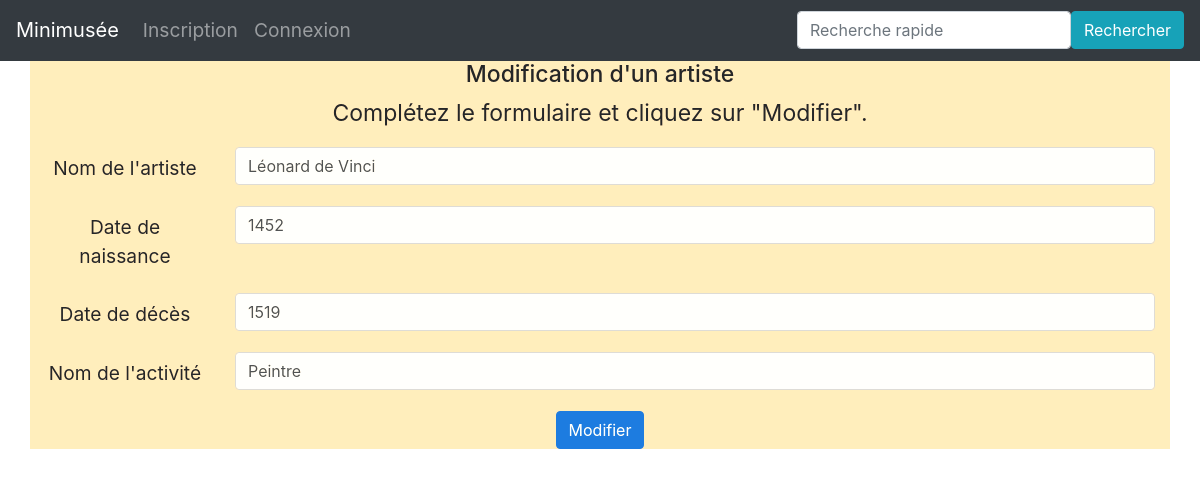
Page /modifier_artiste/1 on the committed database.
### app/models/donnees.py (models this page shows, shortened)
class Artiste(db.Model):
    __tablename__ = 'Artiste'
    artiste_id = db.Column(db.Integer, unique=True, nullable=False, autoincrement=True, primary_key=True)
    artiste_nom = db.Column(db.Text, nullable=False)
    date_naissance = db.Column(db.Integer)
    date_mort = db.Column(db.Integer)
    artiste_activite = db.Column(db.Text)

### app/routes/generic.py (the view)
@login_required
@app.route("/modifier_artiste/<int:id_artiste>", methods=["GET", "POST"])
def modifier_artiste(id_artiste):
    oeuvres = Oeuvre.query.all()
    artiste = Artiste.query.filter(Artiste.artiste_id == id_artiste).first()
    oeuvres_artistes = [Oeuvre.query.filter(Oeuvre.oeuvre_id == oeuvre.oeuvre_id).first() for oeuvre in
                Oeuvre_artiste.query.filter(Oeuvre_artiste.artiste_id == artiste.artiste_id).all()]
    if request.method == "POST":
        statut, donnees = Artiste.modification_artiste(
            nom=request.form.get("nom", None),
            date_naissance=request.form.get("naissance", None),
            date_mort=request.form.get("deces", None),
            activite=request.form.get("activite", None),
            ids_oeuvres=request.form.getlist("oeuvre", None),
            id_artiste=id_artiste
        )
        if statut is True:
            flash("Modification effectuée", "success")
            return redirect(url_for("modifier_artiste", id_artiste=id_artiste))
        else:
            flash("Les erreurs suivantes ont été rencontrées : " + ",".join(donnees), "error")
            return render_template("pages/modifier_artiste.html", titre="Modification d'un artiste", artiste=artiste, oeuvres=oeuvres, oeuvres_artistes=oeuvres_artistes)
    else:
        return render_template("pages/modifier_artiste.html", titre="Modification d'un artiste", artiste=artiste, oeuvres=oeuvres, oeuvres_artistes=oeuvres_artistes)

### app/templates/pages/modifier_artiste.html (shortened to what this page needs)
{% extends "conteneur.html" %}
{% block corps %}
<h1>Modification d'un artiste</h1>
<p>Complétez le formulaire et cliquez sur "Modifier".</p>
<form class="form" method="POST" action="{{url_for("modifier_artiste", id_artiste=artiste.artiste_id)}}">
  <div class="form-group row">
    <label for="modification-artiste-nom" class="col-sm-2 col-form-label">Nom de l'artiste</label>
    <div class="col-sm-10">
      <input type="text" class="form-control" id="modification-artiste-nom" name="nom" placeholder="Ex. Camille Claudel" value="{{artiste.artiste_nom}}">
    </div>
  </div>
   <div class="form-group row">
    <label for="modification-date-naissance" class="col-sm-2 col-form-label">Date de naissance</label>
    <div class="col-sm-10">
      <input type="number" class="form-control" id="modification-date-naissance" name="naissance" placeholder="Ex. 1864" value="{{artiste.date_naissance}}">
    </div>
  </div>
    <div class="form-group row">
    <label for="modification-date-deces" class="col-sm-2 col-form-label">Date de décès</label>
    <div class="col-sm-10">
      <input type="number" class="form-control" id="modification-date-deces" name="deces" placeholder="Ex. 1943" value="{{artiste.date_mort}}">
    </div>
  </div>
  <div class="form-group row">
    <label for="modification-artiste-activite" class="col-sm-2 col-form-label">Nom de l'activité</label>
    <div class="col-sm-10">
      <input type="text" class="form-control" id="modification-artiste-activite" name="activite" placeholder="Ex. Sculptrice" value="{{artiste.artiste_activite}}">
    </div>
  </div>
  <div>
    <button type="submit" class="btn btn-primary">Modifier</button>
  </div>
</form>
{% endblock %}

### app/statics/css/styles.css (style rules this page uses)
h1 { text-align: center; font-size: larger; }
body { text-align: center; font-size: larger; }
p { text-align: center; font-size: larger; }

### rows in the picture
Artiste: nom "Léonard de Vinci", naissance "1452", deces "1519", activite "Peintre"
